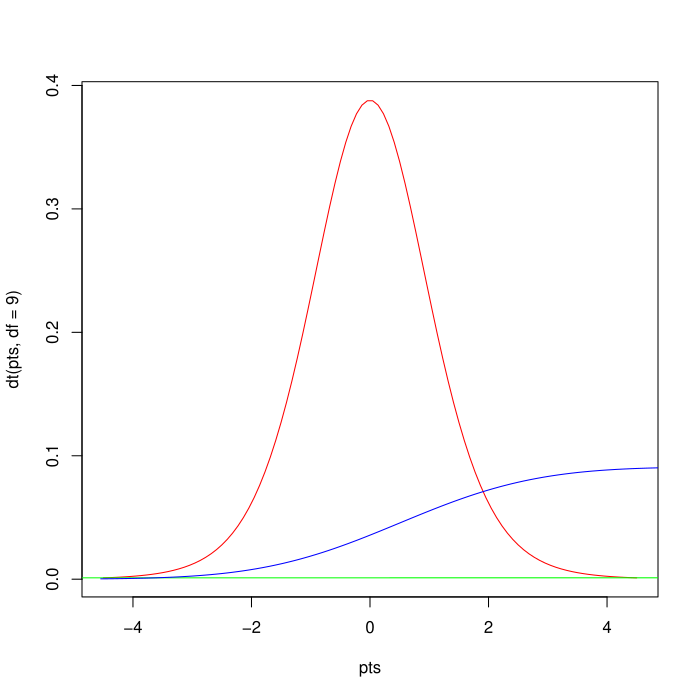

This figure's R source:
#Author: Jackson, Jaelyn Date: 10/05/22, Purpose: Calculate Paired T-test 

x = c(1000,230,12333,3455,23,12,3,4,45,56,78)
y = c(1,2,3,4,5,6,7,8,9,10,11)

pts = seq(-4.5,4.5,length=100)
plot(pts,dt(pts,df=9),col='red',type='l')

lines(density(x), col='green')
lines(density(y), col='blue')

ttest = t.test(x,y)
ttest
